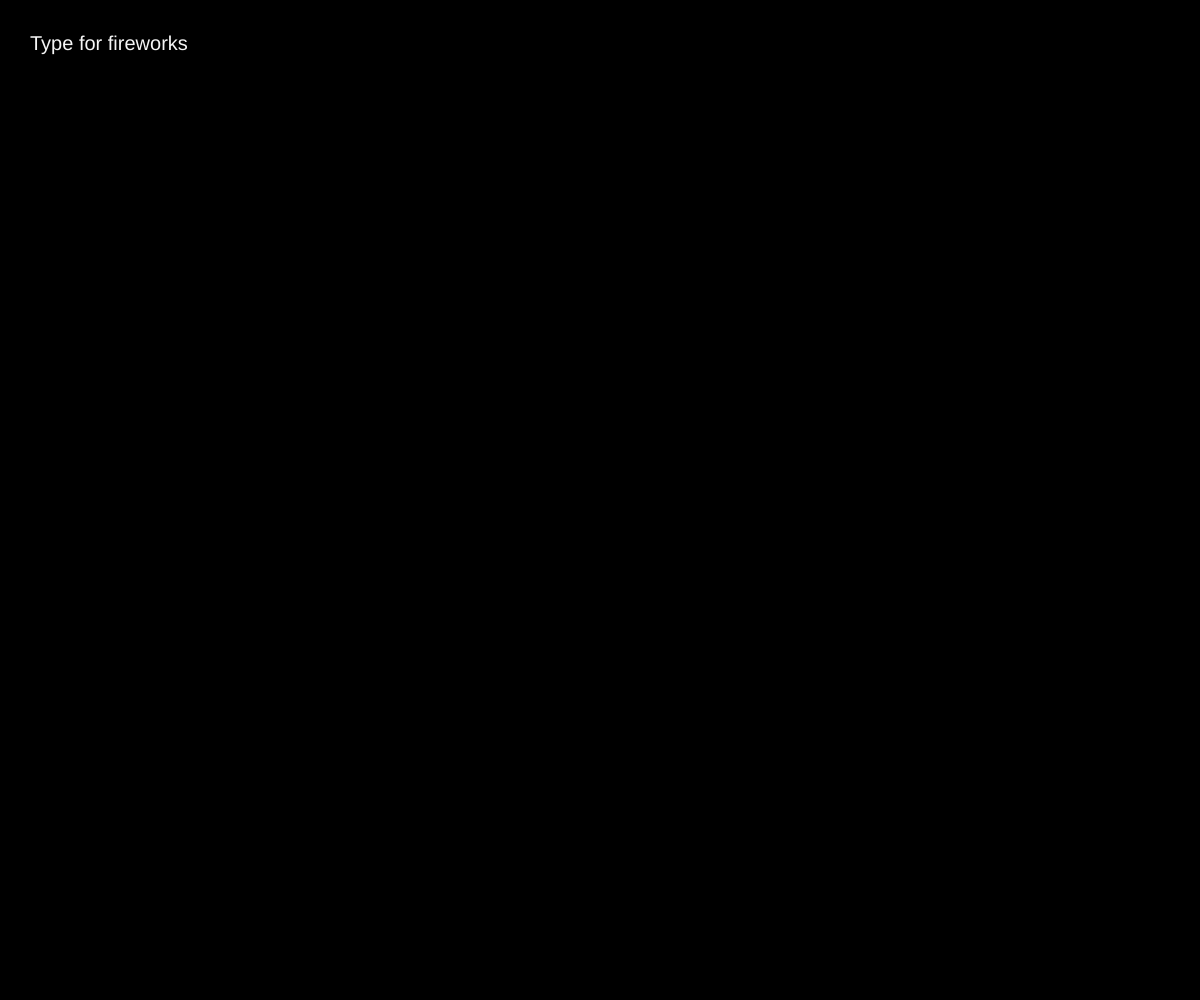
Frame 1 (no input)
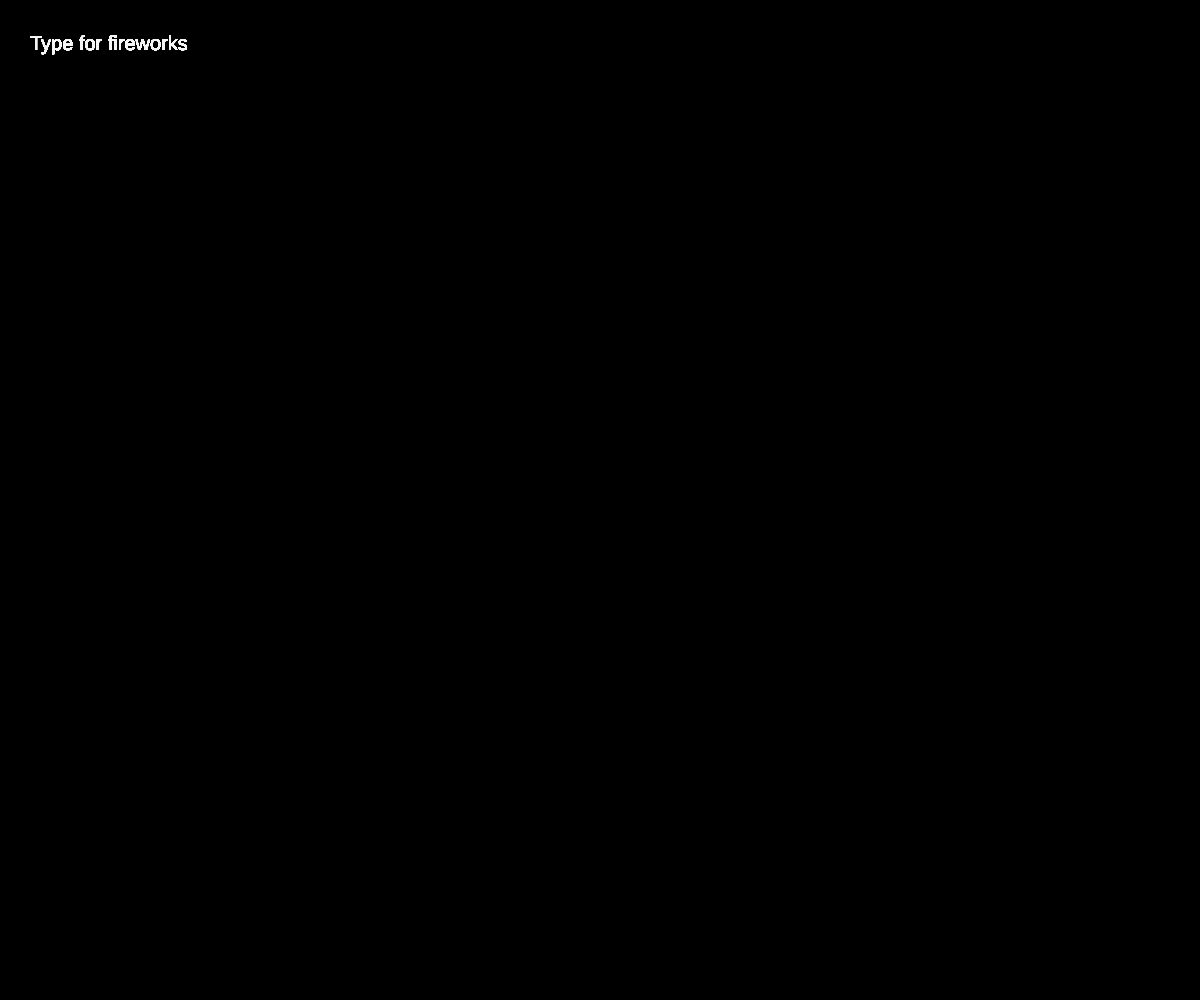
Frame 60 (no input)
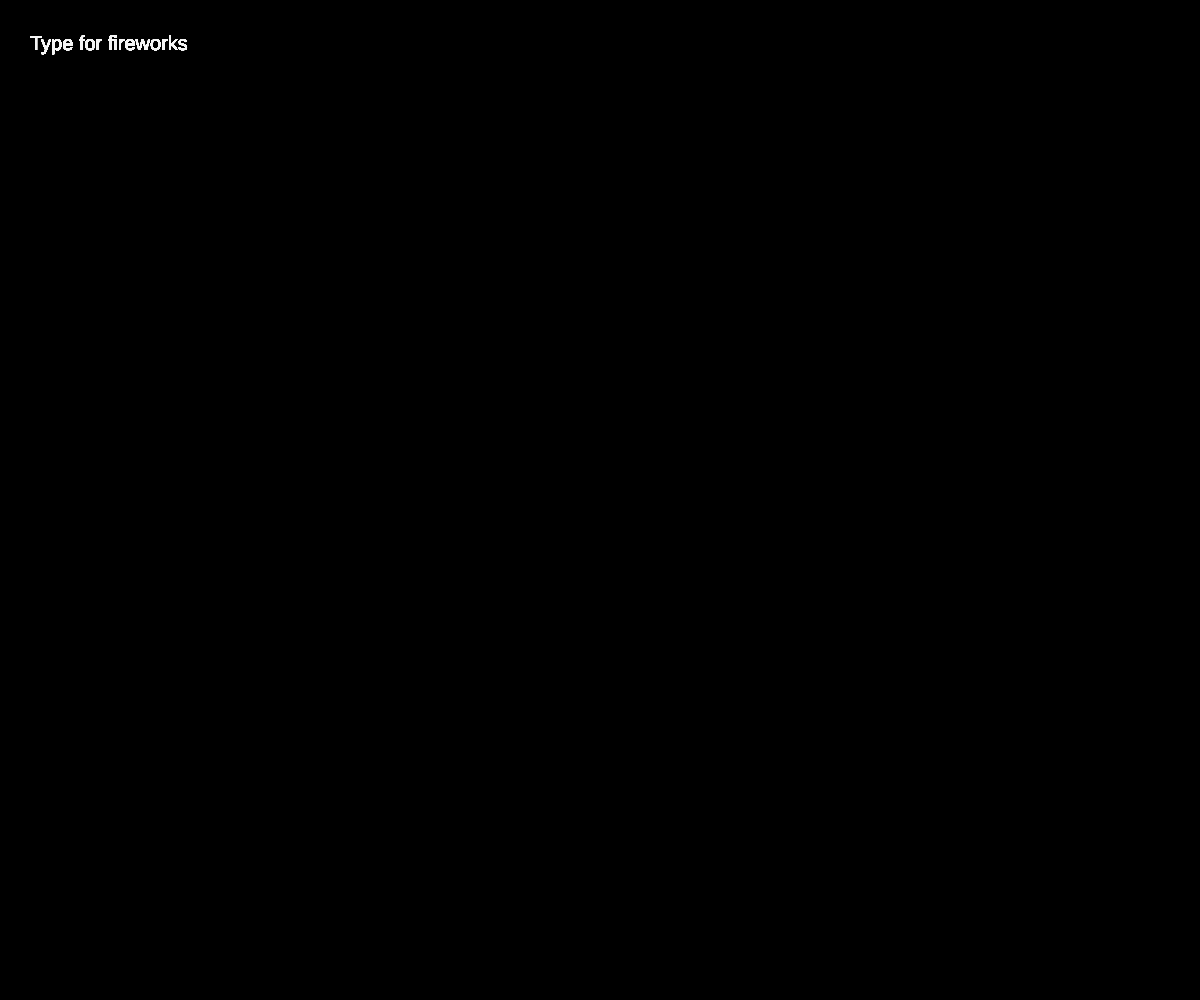
Frame 120 (the mouse pressed at the canvas centre since frame 60)

The p5.js sketch that drew these frames (run headless with seeded random() and noise() and a simulated clock; from frame 60 on, the mouse is pressed at the canvas centre):

// p5.js sketch
// ── sketch.js
let fireworks = [];
let gravity;

function setup() {
  createCanvas(windowWidth, windowHeight);
  gravity = createVector(0, 0.15);
  background(0);


}

function draw() {

  noStroke();
  fill(255);
  textSize(20)
  text('Type for fireworks', 30, 50);
  blendMode(MULTIPLY)
  background(0, 10);
  
  blendMode(ADD);
  for (let i = fireworks.length - 1; i >= 0; i--)  {
        // clear();;
    fireworks[i].update();
    fireworks[i].show();

    console.log(fireworks.length);
    if (fireworks[i].done()) {
      fireworks.splice(i, 1);
    }
  }

}

function keyTyped() {

    // background(0);
    fireworks.push(new Firework());

  
}
// ── fireworks.js
class Firework {
  constructor() {
    this.rnd = random(1);
    // this.type = null;
    if (this.rnd < 0.2) {
      this.firework = new Particle(random(width), height, true);
      this.type = 'particle'
      this.size = random(100, 250);
    } else if (this.rnd < 0.4) {
      this.firework = new Flare(random(width), height, true);
      this.type = 'flare'
      this.size = random(80, 180);
    } else if (this.rnd < 0.6) {
      this.firework = new Burst(random(width), height, true);
      this.type = 'burst'
      this.size = random(60, 100);
    } else {
      this.firework = new Chunky(random(width), height, true);
      this.type = 'chunky'
      this.size = random(30, 60);
    }
    this.exploded = false;
    this.particles = [];
  }

  done() {
    if (this.exploded && this.particles.length === 0) {
      return true;
    } else {
      return false;
    }
  }
  update() {
    if (!this.exploded) {
      this.firework.applyForce(gravity);
      this.firework.update();

      if (this.firework.vel.y >= 0) {
        this.exploded = true;
        this.explode();
      }
    }

    for (let i = this.particles.length - 1; i >= 0; i--) {
      this.particles[i].applyForce(gravity);
      this.particles[i].update();

      if (this.particles[i].done()) {
        this.particles.splice(i, 1);
      }
    }
  }

  explode() {

    for (let i = 0; i < this.size; i++) {
      let p;
      if (this.type === 'particle') {
        p = new Particle(this.firework.pos.x, this.firework.pos.y);
      } else if (this.type === 'flare') {
        p = new Flare(this.firework.pos.x, this.firework.pos.y);
      } else if (this.type === 'burst') {
        p = new Burst(this.firework.pos.x, this.firework.pos.y);
      } else {
       p = new Chunky(this.firework.pos.x, this.firework.pos.y);
    }
      this.particles.push(p);
    }
  }

  show() {
    if (!this.exploded) {
      this.firework.show();
    }

    for (let i = 0; i < this.particles.length; i++) {
      this.particles[i].show();
      this.particles[i].update();
    }
  }
}
// ── particle.js
class Particle {
  constructor(x, y, firework) {
    this.pos = createVector(x, y);
    this.firework = firework;
    this.lifespan = 255;
    if (this.firework) {
      this.shoot();
    } else {
      this.shape();
    }
    this.acc = createVector(0, 0);
  }

  shoot() {
    this.vel = createVector(0, random(-15, -8));
  }

  shape() {
    this.vel = p5.Vector.random2D();
    this.vel.mult(random(1, 9));
  }
  
  applyForce(force) {
    this.acc.add(force)
  }

  update() {
    if (!this.firework) {
      this.vel.mult(0.92);
      this.lifespan -= 4;
    }
    this.vel.add(this.acc);
    this.pos.add(this.vel);
    this.acc.mult(0);
  }

  done() {
    if (this.lifespan <= 0) {
      return true;
    } else {
      return false;
    }
  }

  show() {
    if (!this.firework) {
      strokeWeight(5)
      stroke(255, this.lifespan);
    } else {
      strokeWeight(5);
      stroke(255);
    }

    if (this.lifespan < 255 && this.lifespan > 200) {
      strokeWeight(8);
      stroke(212, 96, 126);
    }
    point(this.pos.x, this.pos.y);
  }
}

class Burst extends Particle {

  shape() {
    this.vel = p5.Vector.random2D();
    this.vel.mult(12);
  }
  
  shoot() {
    this.vel = createVector(0, random(-13, -10));
  }
  update() {
    if (!this.firework) {
      this.vel.mult(0.92);
      this.lifespan -= 12;
    }
    this.vel.add(this.acc);
    this.pos.add(this.vel);
    this.acc.mult(0);
  }

  show() {
    if (!this.firework) {
      strokeWeight(5)
      stroke(83, 168, 196, this.lifespan);
    } else {
      strokeWeight(5);
      stroke(83, 168, 255);
    }

    if (!this.firework && this.lifespan < 200) {
      strokeWeight(8);
      stroke(83, 168, 255);
    }
    point(this.pos.x, this.pos.y);
  }
}


class Chunky extends Particle {
  shape() {
    this.vel = createVector(random(.5, -.5), random(-3, 3));
    this.vel.mult(floor(random(-4, -5)));
  }

  show() {
    if (!this.firework) {
      strokeWeight(random(1, 8));
      stroke(246, 228, 136, this.lifespan);
    } else {
      strokeWeight(6);
      stroke(246, 228, 136);
    }
    
    point(this.pos.x, this.pos.y);
  }
}

class Flare extends Particle {

  constructor(x, y, firework) {
    super();
    this.pos = createVector(x, y);
    this.firework = firework;
    if (this.firework) {
      this.shoot();
    } else {
      this.shape();
    }
    this.lifespan = 900;
    this.a = 1;
  }

  shoot() {
    this.vel = createVector(0, random(-15, -10));
  }

  shape() {
    this.vel = createVector(random(-2, 2), noise(3) * -1);
    this.vel.mult(random(6, 12));
  }

  update() {
    if (!this.firework) {
      this.vel.mult(0.9);
      this.lifespan -= 4;
    }
    this.vel.add(this.acc);
    this.pos.add(this.vel);
    this.acc.mult(0);
  }

  show() {
    if (!this.firework) {
      strokeWeight(3)
      stroke(212, 96, 126, this.lifespan);
    } else {
      strokeWeight(4);
      stroke(212, 96, 126);
    }

    if (!this.firework && this.lifespan < 200) {
      this.a++;
      stroke(212, 50 * this.a, 50 * this.a);
    }
    point(this.pos.x, this.pos.y);
  }
}
